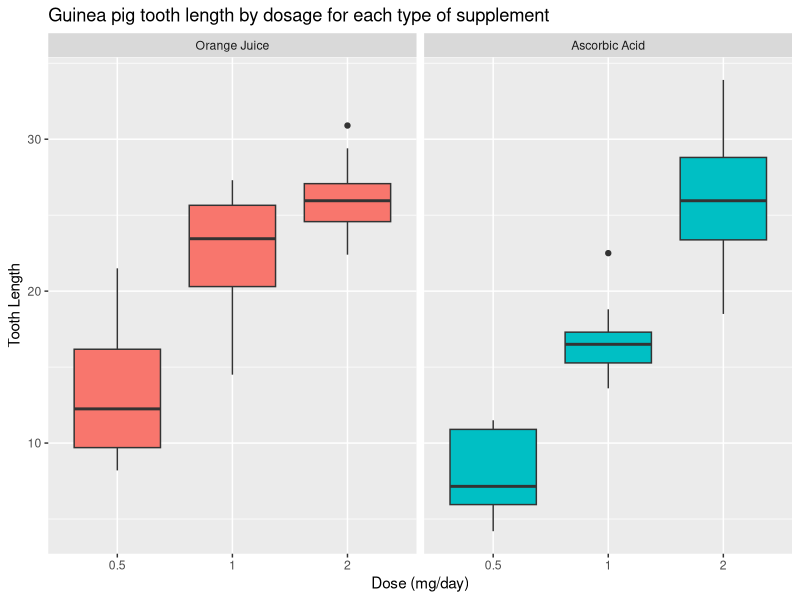

Reproduce this figure in R.
## ---- chunk 1
library(datasets)
data(ToothGrowth)
str(ToothGrowth)
head(ToothGrowth)
summary(ToothGrowth)
## ---- chunk 2
library(ggplot2)
t = ToothGrowth
levels(t$supp) <- c("Orange Juice", "Ascorbic Acid")
ggplot(t, aes(x=factor(dose), y=len)) + 
  facet_grid(.~supp) +
  geom_boxplot(aes(fill = supp), show_guide = FALSE) +
  labs(title="Guinea pig tooth length by dosage for each type of supplement", 
    x="Dose (mg/day)",
    y="Tooth Length")
## ---- chunk 3
hypoth1<-t.test(len ~ supp, data = t)
hypoth1$conf.int
hypoth1$p.value
## ---- chunk 4
hypoth2<-t.test(len ~ supp, data = subset(t, dose == 0.5))
hypoth2$conf.int
hypoth2$p.value
## ---- chunk 5
hypoth3<-t.test(len ~ supp, data = subset(t, dose == 1))
hypoth3$conf.int
hypoth3$p.value
## ---- chunk 6
hypoth4<-t.test(len ~ supp, data = subset(t, dose == 2))
hypoth4$conf.int
hypoth4$p.value
